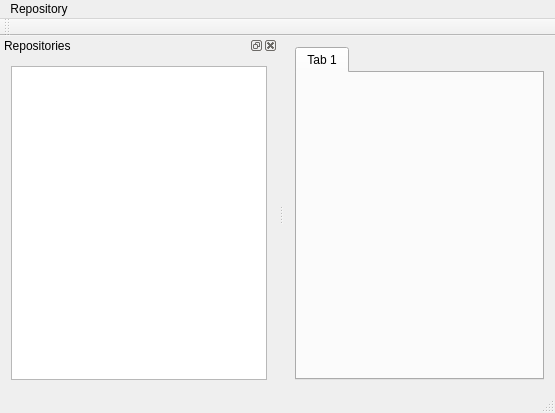
<?xml version="1.0" encoding="UTF-8"?>
<ui version="4.0">
 <class>MainWindow</class>
 <widget class="QMainWindow" name="MainWindow">
  <property name="geometry">
   <rect>
    <x>0</x>
    <y>0</y>
    <width>555</width>
    <height>413</height>
   </rect>
  </property>
  <property name="windowTitle">
   <string>MainWindow</string>
  </property>
  <property name="locale">
   <locale language="C" country="AnyCountry"/>
  </property>
  <widget class="QWidget" name="centralWidget">
   <layout class="QGridLayout" name="gridLayout_2">
    <item row="0" column="0">
     <widget class="QTabWidget" name="tabWidget">
      <property name="currentIndex">
       <number>0</number>
      </property>
      <widget class="QWidget" name="tab">
       <attribute name="title">
        <string>Tab 1</string>
       </attribute>
      </widget>
     </widget>
    </item>
   </layout>
  </widget>
  <widget class="QMenuBar" name="menuBar">
   <property name="geometry">
    <rect>
     <x>0</x>
     <y>0</y>
     <width>555</width>
     <height>23</height>
    </rect>
   </property>
   <widget class="QMenu" name="menuRepository">
    <property name="title">
     <string>Repository</string>
    </property>
    <addaction name="actionOpen_new"/>
    <addaction name="actionQuit"/>
   </widget>
   <addaction name="menuRepository"/>
  </widget>
  <widget class="QToolBar" name="mainToolBar">
   <attribute name="toolBarArea">
    <enum>TopToolBarArea</enum>
   </attribute>
   <attribute name="toolBarBreak">
    <bool>false</bool>
   </attribute>
  </widget>
  <widget class="QStatusBar" name="statusBar"/>
  <widget class="QDockWidget" name="_repoTreeDock">
   <property name="windowTitle">
    <string>Repositories</string>
   </property>
   <attribute name="dockWidgetArea">
    <number>1</number>
   </attribute>
   <widget class="QWidget" name="dockWidgetContents">
    <layout class="QGridLayout" name="gridLayout">
     <item row="0" column="0">
      <widget class="QTreeView" name="_repoTreeView"/>
     </item>
    </layout>
   </widget>
  </widget>
  <action name="actionOpen_new">
   <property name="text">
    <string>Open new...</string>
   </property>
  </action>
  <action name="actionQuit">
   <property name="text">
    <string>Quit</string>
   </property>
  </action>
 </widget>
 <layoutdefault spacing="6" margin="11"/>
 <resources/>
 <connections/>
</ui>
